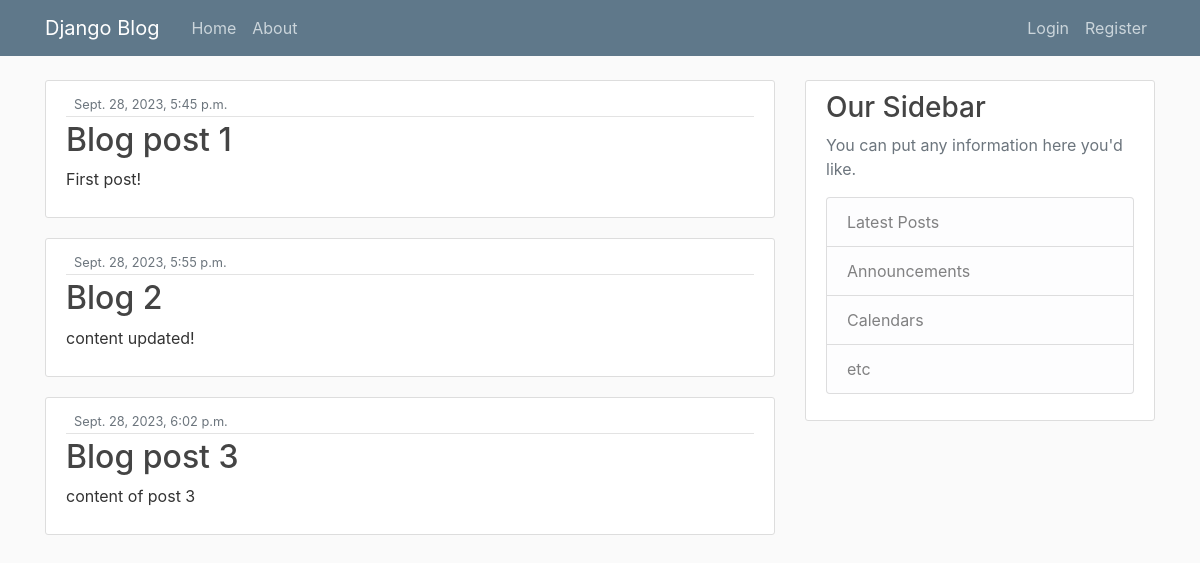
Before: / with the older database file.
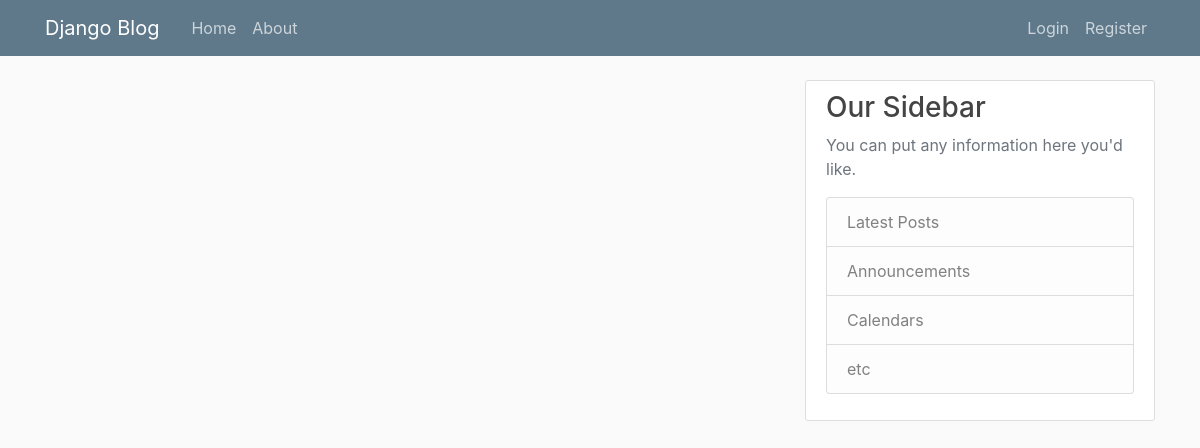
After: the same page with the newer database file.
### blog/models.py (models this page shows, shortened)
class Post(models.Model):
    title = models.CharField(max_length=100, default="")
    content = models.TextField(default="")
    date_posted = models.DateTimeField(default=timezone.now)

### blog/views.py (the view)
# urls.py: 2. Add a URL to urlpatterns:  path('', views.home, name='home')
def home(request):
    context = {"posts": Post.objects.all()}
    return render(request, "blog/home.html", context)

### blog/templates/blog/home.html (shortened to what this page needs)
{% extends "blog/base.html" %} {% block content %} {% for post in posts %}
<article class="media content-section">
  <div class="media-body">
    <div class="article-metadata">
      <small class="text-muted">{{ post.date_posted }}</small>
    </div>
    <h2><a class="article-title" href="#">{{ post.title }}</a></h2>
    <p class="article-content">{{ post.content }}</p>
  </div>
</article>
{% endfor %} {% endblock content %}

### blog/templates/blog/base.html (shortened to what this page needs)
{% load static %}
<!DOCTYPE html>
<html>
<head>
    <link rel="stylesheet" href="https://maxcdn.bootstrapcdn.com/bootstrap/4.0.0/css/bootstrap.min.css">
    <link rel="stylesheet" type="text/css" href="{% static 'blog/main.css' %}">
</head>
<body>
    <header class="site-header">
      <nav class="navbar navbar-expand-md navbar-dark bg-steel fixed-top">
        <div class="container">
          <a class="navbar-brand mr-4" href="{% url 'blog-home' %}">Django Blog</a>
          <div class="collapse navbar-collapse" id="navbarToggle">
            <div class="navbar-nav mr-auto">
              <a class="nav-item nav-link" href="{% url 'blog-home' %}">Home</a>
              <a class="nav-item nav-link" href="{% url 'blog-about' %}">About</a>
            </div>
            <div class="navbar-nav">
              <a class="nav-item nav-link" href="#">Login</a>
              <a class="nav-item nav-link" href="#">Register</a>
            </div>
          </div>
        </div>
      </nav>
    </header>
    <main role="main" class="container">
      <div class="row">
        <div class="col-md-8">
          {% block content %}{% endblock %}
        </div>
        <div class="col-md-4">
          <div class="content-section">
            <h3>Our Sidebar</h3>
            <p class='text-muted'>You can put any information here you'd like.
              <ul class="list-group">
                <li class="list-group-item list-group-item-light">Latest Posts</li>
                <li class="list-group-item list-group-item-light">Announcements</li>
                <li class="list-group-item list-group-item-light">Calendars</li>
                <li class="list-group-item list-group-item-light">etc</li>
              </ul>
            </p>
          </div>
        </div>
      </div>
    </main>
</body>
</html>

### blog/static/blog/main.css (style rules this page uses)
body { background: #fafafa; color: #333333; margin-top: 5rem; }
h1, h2, h3, h4, h5, h6 { color: #444444; }
ul { margin: 0; }
.bg-steel { background-color: #5f788a; }
.site-header .navbar-nav .nav-link { color: #cbd5db; }
.content-section { background: #ffffff; padding: 10px 20px; border: 1px solid #dddddd; border-radius: 3px; margin-bottom: 20px; }

Changed rows visible on the page:
removed Post: date_posted "Sept. 28, 2023, 5:45 p.m.", title "Blog post 1", content "First post!"
removed Post: date_posted "Sept. 28, 2023, 5:55 p.m.", title "Blog 2", content "content updated!"
removed Post: date_posted "Sept. 28, 2023, 6:02 p.m.", title "Blog post 3", content "content of post 3"
